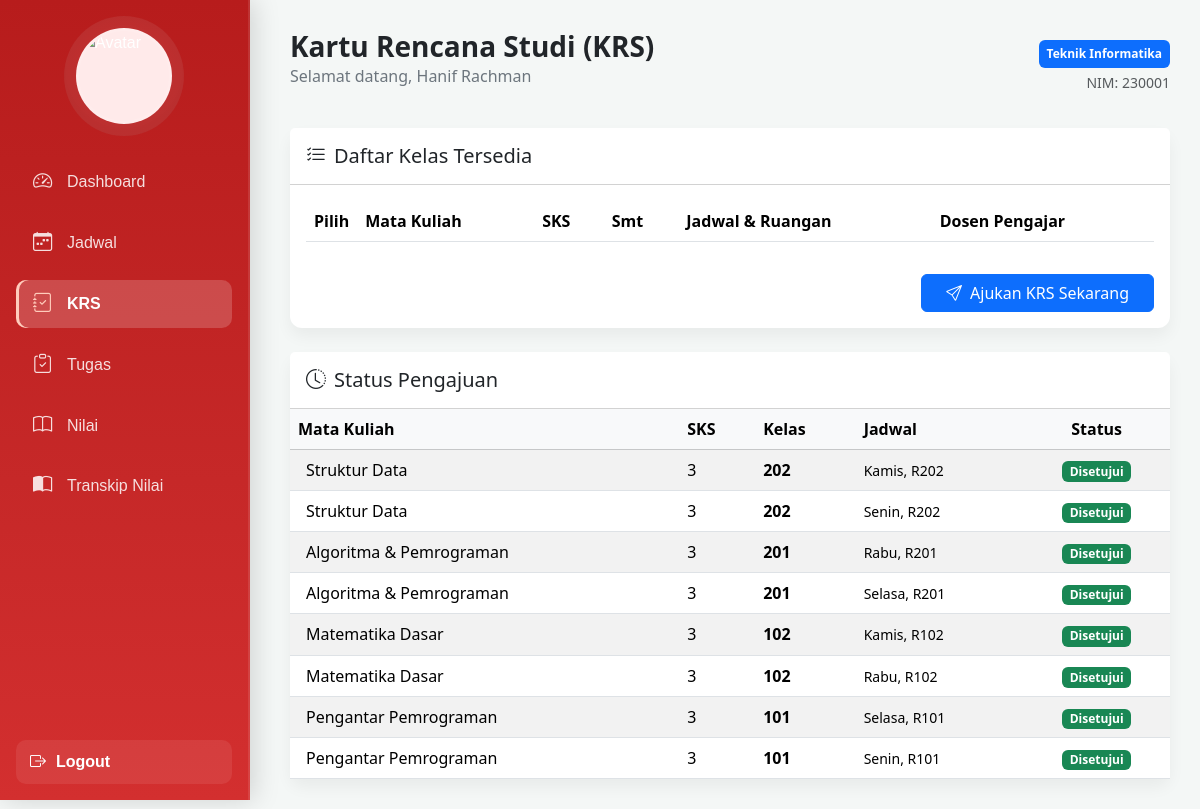
Screenshot of /Mahasiswa/krs.php with the database file from the repository.
### tables this page shows
CREATE TABLE `mahasiswa` (
  `id_mahasiswa` int(11) NOT NULL,
  `nim` varchar(20) NOT NULL,
  `nama_mahasiswa` varchar(100) NOT NULL,
  `id_prodi` int(11) DEFAULT NULL,
  `id_kelas` int(11) DEFAULT NULL,
  `angkatan` year(4) DEFAULT NULL,
  `email` varchar(100) DEFAULT NULL,
  `no_hp` varchar(20) DEFAULT NULL,
  `id_dosen_pembimbing` int(11) DEFAULT NULL,
  `alamat` text DEFAULT NULL,
  `status_akademik` enum('aktif','cuti','lulus','nonaktif') DEFAULT 'aktif'
);

CREATE TABLE `prodi` (
  `id_prodi` int(11) NOT NULL,
  `nama` varchar(100) NOT NULL,
  `jenjang` enum('D3','S1','S2','S3') NOT NULL,
  `id_fakultas` int(11) DEFAULT NULL,
  `id_dosen_kaprodi` int(11) DEFAULT NULL,
  `email` varchar(100) DEFAULT NULL,
  `status` enum('Aktif','Tidak Aktif') DEFAULT 'Aktif',
  `tanggal_berdiri` date DEFAULT NULL,
  `akreditasi` enum('A','B','C','Baik','Baik Sekali','Unggul') DEFAULT NULL,
  `deskripsi` text DEFAULT NULL
);

CREATE TABLE `krs` (
  `id_krs` int(11) NOT NULL,
  `id_mahasiswa` int(11) DEFAULT NULL,
  `id_kelas` int(11) DEFAULT NULL,
  `kode_matkul` varchar(10) DEFAULT NULL,
  `tanggal_pengajuan` date DEFAULT NULL,
  `status` enum('Menunggu','Disetujui','Ditolak') DEFAULT 'Menunggu'
);

CREATE TABLE `mata_kuliah` (
  `kode_matkul` varchar(10) NOT NULL,
  `nama` varchar(100) DEFAULT NULL,
  `id_dosen` int(11) DEFAULT NULL,
  `semester` int(11) DEFAULT NULL,
  `sks` int(11) DEFAULT NULL
);

CREATE TABLE `kelas` (
  `id_kelas` int(11) NOT NULL,
  `kode_matkul` varchar(10) DEFAULT NULL,
  `id_dosen` int(11) DEFAULT NULL,
  `jam_mulai` time DEFAULT NULL,
  `jam_selesai` time DEFAULT NULL,
  `kapasitas` int(11) DEFAULT 50,
  `hari` varchar(20) DEFAULT NULL,
  `ruangan` varchar(50) DEFAULT NULL
);

### Mahasiswa/krs.php (the view, shortened to what this page needs)
<?php
$id_mahasiswa = $_SESSION['id_mahasiswa'] ?? 201;
try {
    $pdo = new PDO('mysql:host=127.0.0.1;dbname=universitas;charset=utf8mb4', 'root', '', [
        PDO::ATTR_ERRMODE => PDO::ERRMODE_EXCEPTION,
    ]);
} catch (PDOException $e) {
    die("Koneksi gagal: " . $e->getMessage());
}
$q = $pdo->prepare("SELECT m.*, p.nama AS prodi
                    FROM mahasiswa m
                    JOIN prodi p ON m.id_prodi = p.id_prodi
                    WHERE m.id_mahasiswa = ?");
$q->execute([$id_mahasiswa]);
$mhs = $q->fetch();
$sqlKrs = "SELECT k.id_krs, mk.kode_matkul, mk.nama, mk.sks, k.status,
                  d.nama AS dosen, jk.hari, jk.ruangan, kl.id_kelas
           FROM krs k
           JOIN kelas kl ON k.id_kelas = kl.id_kelas
           JOIN jadwal_kelas jk ON kl.id_kelas = jk.id_kelas
           JOIN mata_kuliah mk ON k.kode_matkul = mk.kode_matkul
           LEFT JOIN dosen d ON jk.id_dosen = d.nik
           WHERE k.id_mahasiswa = :idm
           GROUP BY k.id_krs, mk.kode_matkul, mk.nama, mk.sks, k.status, d.nama, jk.hari, jk.ruangan, kl.id_kelas
           ORDER BY k.id_krs DESC";
$stmtKrs = $pdo->prepare($sqlKrs);
$stmtKrs->execute([':idm' => $id_mahasiswa]);
$ambil = $stmtKrs->fetchAll(PDO::FETCH_ASSOC);
?>
<!DOCTYPE html>
<html lang="id">
<head>
    <link href="https://cdn.jsdelivr.net/npm/bootstrap@5.3.3/dist/css/bootstrap.min.css" rel="stylesheet">
    <link href="https://cdn.jsdelivr.net/npm/bootstrap-icons@1.11.3/font/bootstrap-icons.css" rel="stylesheet">
</head>
<body>
<?php if (file_exists('sidebar.php')) include 'sidebar.php'; ?>
<div class="sidebar-space">
    <div class="d-flex justify-content-between align-items-center mb-4">
        <div>
            <h3 class="fw-bold mb-0">Kartu Rencana Studi (KRS)</h3>
            <p class="text-secondary">Selamat datang, <?= htmlspecialchars($mhs['nama_mahasiswa'] ?? 'Mahasiswa') ?></p>
        </div>
        <div class="text-end">
            <span class="badge bg-primary p-2"><?= htmlspecialchars($mhs['prodi'] ?? '-') ?></span>
            <div class="small text-muted mt-1">NIM: <?= htmlspecialchars($mhs['nim'] ?? '-') ?></div>
        </div>
    </div>
    <div class="card mb-4">
        <div class="card-header bg-white py-3">
            <h5 class="mb-0"><i class="bi bi-list-check me-2"></i>Daftar Kelas Tersedia</h5>
        </div>
        <div class="card-body">
            <form method="POST">
                <div class="table-responsive">
                    <table class="table table-hover align-middle">
                        <thead>
                            <tr>
                                <th width="50">Pilih</th>
                                <th>Mata Kuliah</th>
                                <th>SKS</th>
                                <th>Smt</th>
                                <th>Jadwal & Ruangan</th>
                                <th>Dosen Pengajar</th>
                            </tr>
                        </thead>
                    </table>
                </div>
                <div class="d-flex justify-content-end mt-3">
                    <button type="submit" class="btn btn-primary px-4">
                        <i class="bi bi-send me-2"></i>Ajukan KRS Sekarang
                    </button>
                </div>
            </form>
        </div>
    </div>
    <div class="card">
        <div class="card-header bg-white py-3">
            <h5 class="mb-0"><i class="bi bi-clock-history me-2"></i>Status Pengajuan</h5>
        </div>
        <div class="card-body p-0">
            <table class="table table-striped mb-0">
                <thead class="table-light">
                    <tr>
                        <th>Mata Kuliah</th>
                        <th>SKS</th>
                        <th>Kelas</th>
                        <th>Jadwal</th>
                        <th class="text-center">Status</th>
                    </tr>
                </thead>
                <tbody>
                    <?php foreach ($ambil as $k): ?>
                    <tr>
                        <td class="ps-3"><?= $k['nama'] ?></td>
                        <td><?= $k['sks'] ?></td>
                        <td><strong><?= $k['id_kelas'] ?></strong></td>
                        <td><small><?= $k['hari'] ?>, <?= $k['ruangan'] ?></small></td>
                        <td class="text-center">
                            <?php
                            $badge = ['Menunggu' => 'bg-warning text-dark', 'Disetujui' => 'bg-success', 'Ditolak' => 'bg-danger'];
                            $status = $k['status'] ?: 'Menunggu';
                            ?>
                            <span class="badge <?= $badge[$status] ?>"><?= $status ?></span>
                        </td>
                    </tr>
                    <?php endforeach; ?>
                </tbody>
            </table>
        </div>
    </div>
</div>
</body>
</html>

### Mahasiswa/krs.php (style rules this page uses)
body { background-color: #f4f7f6; }
.sidebar-space { margin-left: 260px; padding: 30px; }
.card { border: none; box-shadow: 0 0.5rem 1rem rgba(0, 0, 0, 0.05); border-radius: 12px; }
.table thead { background-color: #f8f9fa; }

### rows the page displays
mahasiswa: nama_mahasiswa "Hanif Rachman", id_prodi.nama "Teknik Informatika", nim "230001"
krs: kode_matkul.nama "Struktur Data", kode_matkul.sks "3", id_kelas.id_kelas "202", hari "Kamis", ruangan "R202", status "Disetujui", hari "Senin"
krs: kode_matkul.nama "Algoritma & Pemrograman", kode_matkul.sks "3", id_kelas.id_kelas "201", hari "Rabu", ruangan "R201", status "Disetujui", hari "Selasa"
krs: kode_matkul.nama "Matematika Dasar", kode_matkul.sks "3", id_kelas.id_kelas "102", hari "Kamis", ruangan "R102", status "Disetujui", hari "Rabu"
krs: kode_matkul.nama "Pengantar Pemrograman", kode_matkul.sks "3", id_kelas.id_kelas "101", hari "Selasa", ruangan "R101", status "Disetujui", hari "Senin"
